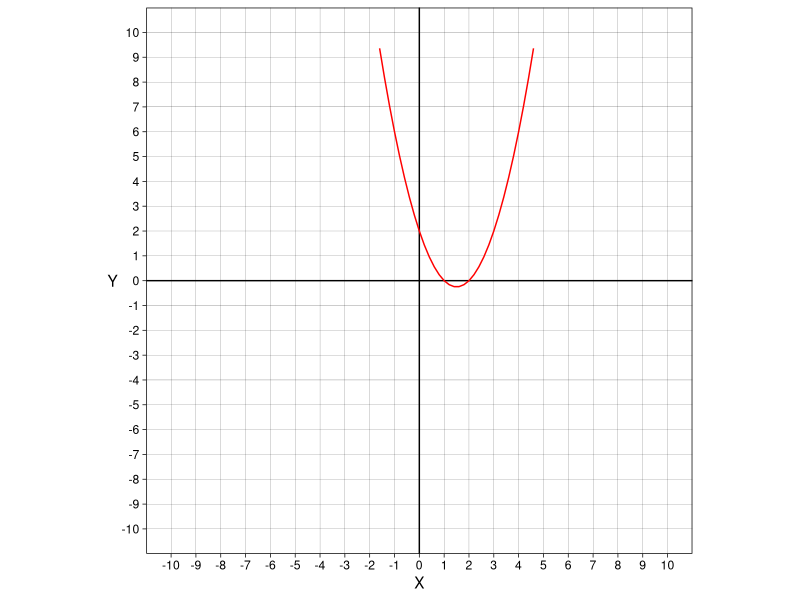
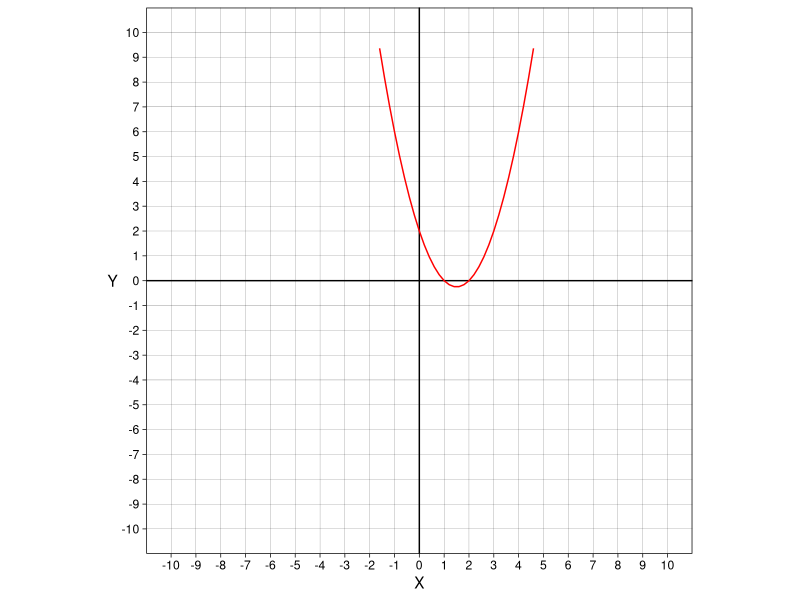
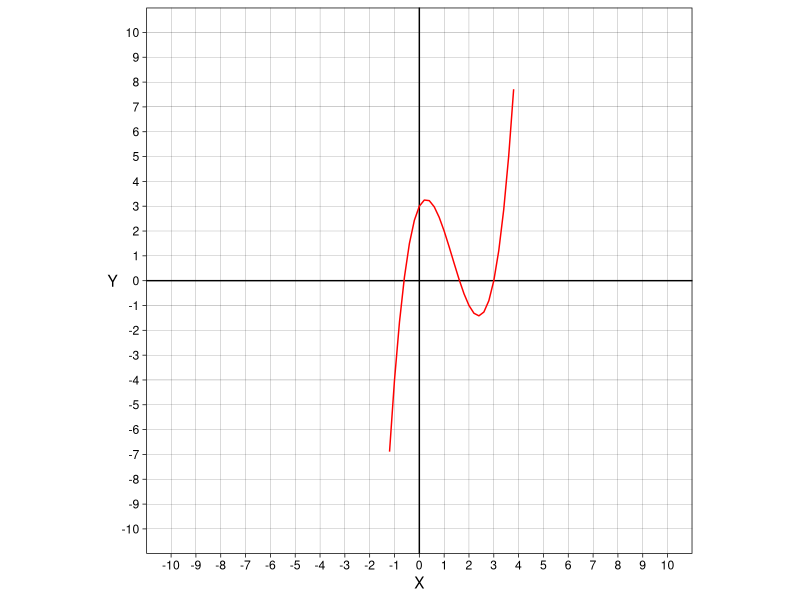
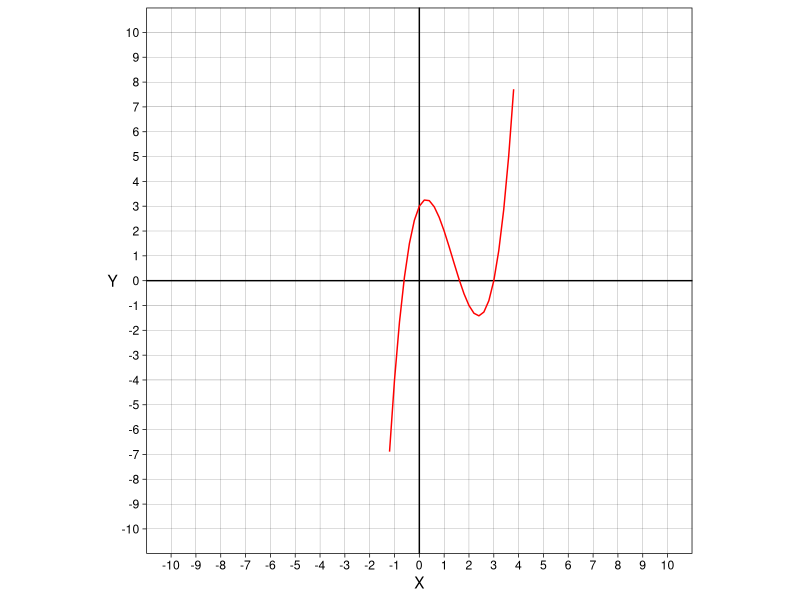
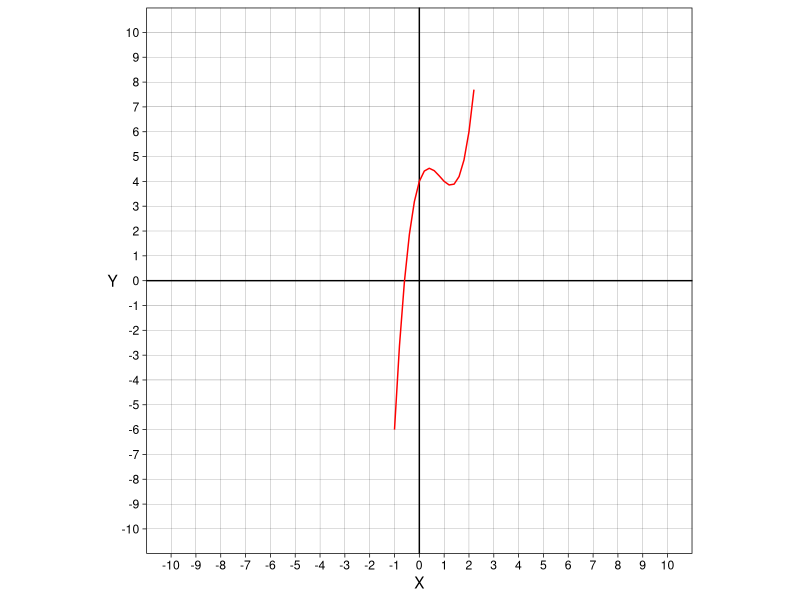
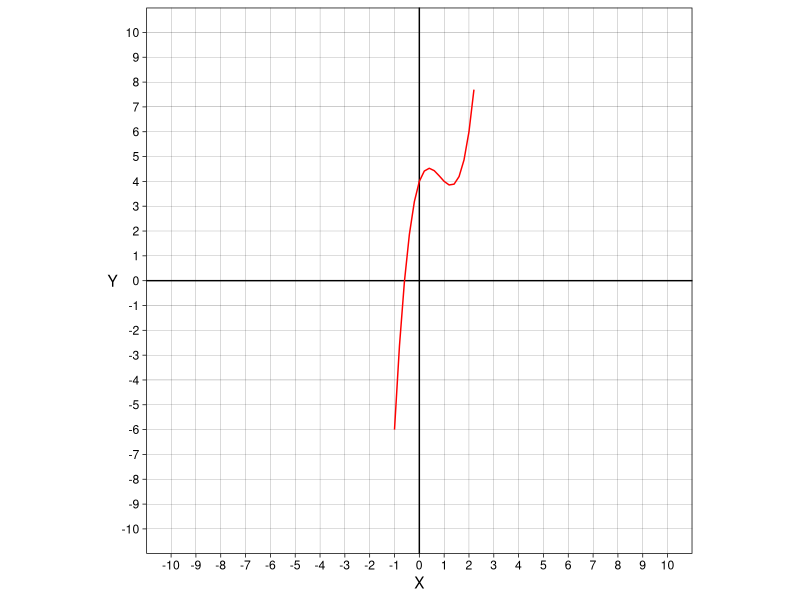
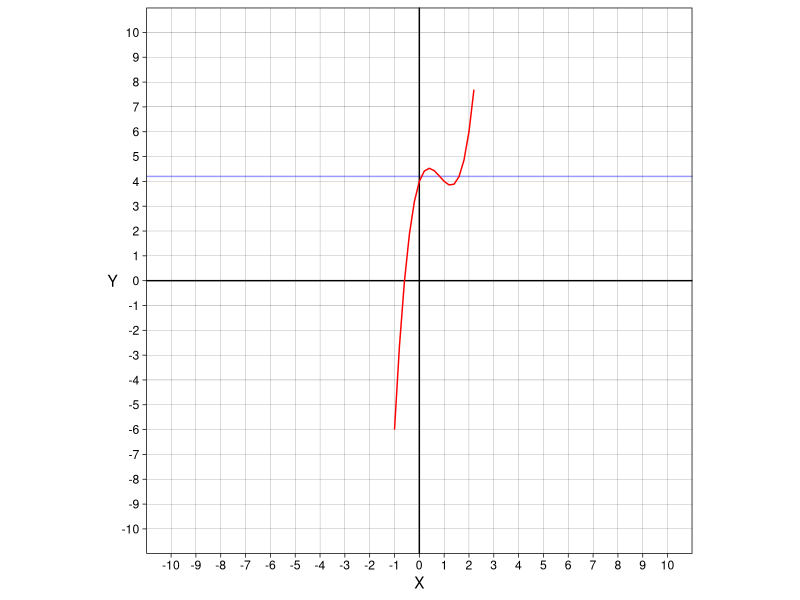
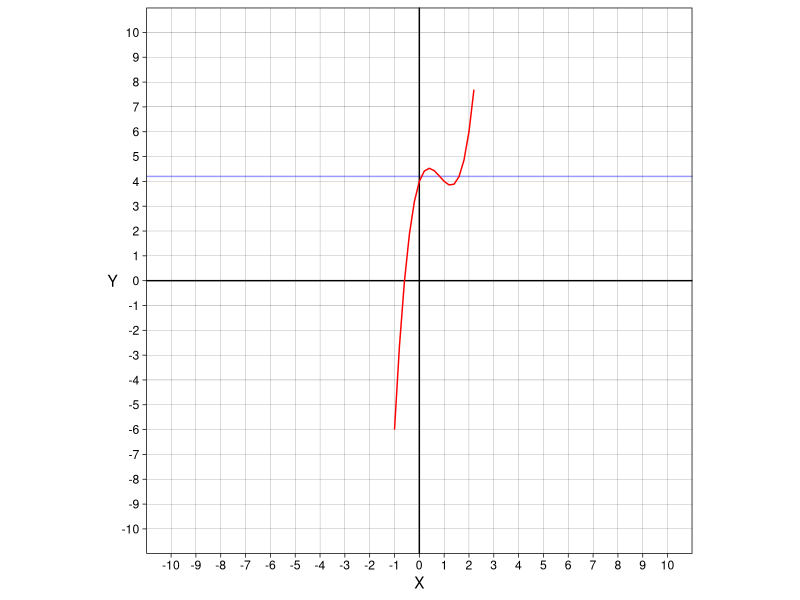

Write R code to recreate these figures, in order.
## ---- chunk 1
library(tidyverse)
## ---- chunk 2
q <- function(x) {
  x^2 - 3*x + 2
}

ggplot() +
  geom_hline(yintercept = 0) +
  geom_vline(xintercept = 0) +
  geom_function(fun = q, color = "red") +
  coord_fixed(xlim = c(-10, 10), ylim= c(-10, 10)) +
  scale_x_continuous(breaks = -10:10, limits = c(-10, 10))+
  scale_y_continuous(breaks = -10:10, limits = c(-10, 10))+
  labs(x = "X",
       y = "Y")+
  theme_linedraw()+
  theme(
    panel.grid.minor = element_blank(),
    axis.title.y = element_text(angle = 0, vjust = 0.5)
  )
## ---- chunk 3
q <- function(x) {
  x^2 - 3*x + 2
}

ggplot() +
  geom_hline(yintercept = 0) +
  geom_vline(xintercept = 0) +
  geom_function(fun = q, color = "red") +
  coord_fixed(xlim = c(-10, 10), ylim= c(-10, 10)) +
  scale_x_continuous(breaks = -10:10, limits = c(-10, 10))+
  scale_y_continuous(breaks = -10:10, limits = c(-10, 10))+
  labs(x = "X",
       y = "Y")+
  theme_linedraw()+
  theme(
    panel.grid.minor = element_blank(),
    axis.title.y = element_text(angle = 0, vjust = 0.5)
  )
## ---- chunk 4
q <- function(x) {
  x^3 - 4*x^2 + 2*x +3
}

ggplot() +
  geom_hline(yintercept = 0) +
  geom_vline(xintercept = 0) +
  geom_function(fun = q, color = "red") +
  coord_fixed(xlim = c(-10, 10), ylim= c(-10, 10)) +
  scale_x_continuous(breaks = -10:10, limits = c(-10, 10))+
  scale_y_continuous(breaks = -10:10, limits = c(-10, 10))+
  labs(x = "X",
       y = "Y")+
  theme_linedraw()+
  theme(
    panel.grid.minor = element_blank(),
    axis.title.y = element_text(angle = 0, vjust = 0.5)
  )
## ---- chunk 5
v <- function(x) {
  x^3 - 4*x^2 + 2*x +3
}

ggplot() +
  geom_hline(yintercept = 0) +
  geom_vline(xintercept = 0) +
  geom_function(fun = v, color = "red") +
  coord_fixed(xlim = c(-10, 10), ylim= c(-10, 10)) +
  scale_x_continuous(breaks = -10:10, limits = c(-10, 10))+
  scale_y_continuous(breaks = -10:10, limits = c(-10, 10))+
  labs(x = "X",
       y = "Y")+
  theme_linedraw()+
  theme(
    panel.grid.minor = element_blank(),
    axis.title.y = element_text(angle = 0, vjust = 0.5)
  )
## ---- chunk 6
f <- function(x) {
  2*x^3 - 5*x^2 + 3*x +4
}

ggplot() +
  geom_hline(yintercept = 0) +
  geom_vline(xintercept = 0) +
  geom_function(fun = f, color = "red") +
  coord_fixed(xlim = c(-10, 10), ylim= c(-10, 10)) +
  scale_x_continuous(breaks = -10:10, limits = c(-10, 10))+
  scale_y_continuous(breaks = -10:10, limits = c(-10, 10))+
  labs(x = "X",
       y = "Y")+
  theme_linedraw()+
  theme(
    panel.grid.minor = element_blank(),
    axis.title.y = element_text(angle = 0, vjust = 0.5)
  )
## ---- chunk 7
f <- function(x) {
  2*x^3 - 5*x^2 + 3*x +4
}

ggplot() +
  geom_hline(yintercept = 0) +
  geom_vline(xintercept = 0) +
  geom_function(fun = f, color = "red") +
  coord_fixed(xlim = c(-10, 10), ylim= c(-10, 10)) +
  scale_x_continuous(breaks = -10:10, limits = c(-10, 10))+
  scale_y_continuous(breaks = -10:10, limits = c(-10, 10))+
  labs(x = "X",
       y = "Y")+
  theme_linedraw()+
  theme(
    panel.grid.minor = element_blank(),
    axis.title.y = element_text(angle = 0, vjust = 0.5)
  )
## ---- chunk 8
t <- function(x) {
  2*x^3 - 5*x^2 + 3*x +4
}

ggplot() +
  geom_hline(yintercept = 0) +
  geom_hline(yintercept = 4.2, alpha = 0.4, color = "blue")+
  geom_vline(xintercept = 0) +
  geom_function(fun = t, color = "red") +
  coord_fixed(xlim = c(-10, 10), ylim= c(-10, 10)) +
  scale_x_continuous(breaks = -10:10, limits = c(-10, 10))+
  scale_y_continuous(breaks = -10:10, limits = c(-10, 10))+
  labs(x = "X",
       y = "Y")+
  theme_linedraw()+
  theme(
    panel.grid.minor = element_blank(),
    axis.title.y = element_text(angle = 0, vjust = 0.5)
  )
## ---- chunk 9
t <- function(x) {
  2*x^3 - 5*x^2 + 3*x +4
}

ggplot() +
  geom_hline(yintercept = 0) +
  geom_hline(yintercept = 4.2, alpha = 0.4, color = "blue")+
  geom_vline(xintercept = 0) +
  geom_function(fun = t, color = "red") +
  coord_fixed(xlim = c(-10, 10), ylim= c(-10, 10)) +
  scale_x_continuous(breaks = -10:10, limits = c(-10, 10))+
  scale_y_continuous(breaks = -10:10, limits = c(-10, 10))+
  labs(x = "X",
       y = "Y")+
  theme_linedraw()+
  theme(
    panel.grid.minor = element_blank(),
    axis.title.y = element_text(angle = 0, vjust = 0.5)
  )
## ---- chunk 10
m <- function(x) {
  x^4-2*x^3-3*x^2+5*x+1
}

ggplot() +
  geom_hline(yintercept = 0) +
  geom_vline(xintercept = 0) +
  geom_function(fun = m, color = "red") +
  coord_fixed(xlim = c(-10, 10), ylim= c(-10, 10)) +
  scale_x_continuous(breaks = -10:10, limits = c(-10, 10))+
  scale_y_continuous(breaks = -10:10, limits = c(-10, 10))+
  labs(x = "X",
       y = "Y")+
  theme_linedraw()+
  theme(
    panel.grid.minor = element_blank(),
    axis.title.y = element_text(angle = 0, vjust = 0.5)
  )
## ---- chunk 11
g <- function(x) {
  x^4-1*x^3-3*x^2+3*x+7
}

ggplot() +
  geom_hline(yintercept = 0) +
  geom_vline(xintercept = 0) +
  geom_function(fun = g, color = "red") +
  coord_fixed(xlim = c(-10, 10), ylim= c(-10, 10)) +
  scale_x_continuous(breaks = -10:10, limits = c(-10, 10))+
  scale_y_continuous(breaks = -10:10, limits = c(-10, 10))+
  labs(x = "X",
       y = "Y")+
  theme_linedraw()+
  theme(
    panel.grid.minor = element_blank(),
    axis.title.y = element_text(angle = 0, vjust = 0.5)
  )
## ---- chunk 12
h <- function(x) {
  x^4-x^3-4*x^2+x-3
}

ggplot() +
  geom_hline(yintercept = 0) +
  geom_vline(xintercept = 0) +
  geom_function(fun = h, color = "red") +
  coord_fixed(xlim = c(-10, 10), ylim= c(-10, 10)) +
  scale_x_continuous(breaks = -10:10, limits = c(-10, 10))+
  scale_y_continuous(breaks = -10:10, limits = c(-10, 10))+
  labs(x = "X",
       y = "Y")+
  theme_linedraw()+
  theme(
    panel.grid.minor = element_blank(),
    axis.title.y = element_text(angle = 0, vjust = 0.5)
  )
## ---- chunk 13
w <- function(x) {
  x^4-2.2*x^3-3*x^2+2*x+2
}

ggplot() +
  geom_hline(yintercept = 0) +
  geom_vline(xintercept = 0) +
  geom_function(fun = w, color = "red") +
  coord_fixed(xlim = c(-10, 10), ylim= c(-10, 10)) +
  scale_x_continuous(breaks = -10:10, limits = c(-10, 10))+
  scale_y_continuous(breaks = -10:10, limits = c(-10, 10))+
  labs(x = "X",
       y = "Y")+
  theme_linedraw()+
  theme(
    panel.grid.minor = element_blank(),
    axis.title.y = element_text(angle = 0, vjust = 0.5)
  )
## ---- chunk 14
k <- function(x) {x^4+3*x^3-17*x^2-39*x-20}

k(1)
k(0)
k(4)
k(-5)
k(-1)
